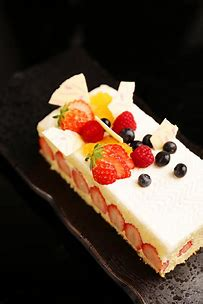
#> input picture robot-and-vision/resource/chapter6/1.jpg, 203 x 304 px
$ python demo06.py
#> lines starting #> are read from the running program, lines starting #| are printed output that depends on the picture
import cv2 as cv
import numpy as np

img = cv.imread("../../resource/chapter6/1.jpg", 0)
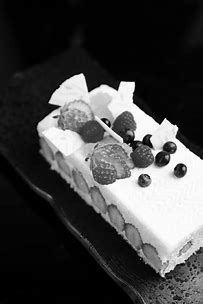
#> img: shape (304, 203); min 0, max 255, mean 67.8
height, width = img.shape[:2]
#> height = 304; width = 203
out = np.zeros(img.shape, np.uint8)
for i in range(height):
    for j in range(width):
        pix = img[i][j]
        if pix > 50:
            out[i][j] = 0.5 * pix
        elif pix < 150:
            out[i][j] = 3.6 * pix - 310
        else:
            out[i][j] = 0.238 * pix + 194
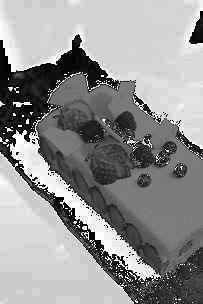
#> out: shape (304, 203); min 0, max 253, mean 146.4
# out = out.around()
out = np.around(out)
out = out.astype(np.uint8)
cv.imshow("img", img)
cv.imshow("out",out)
cv.waitKey()
